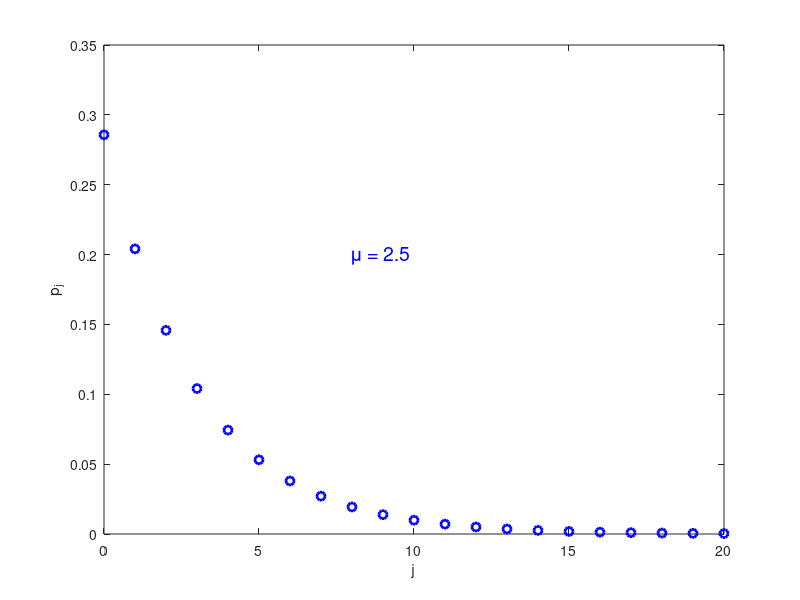

Write MATLAB code to recreate this figure.
disp('file: MaxEntExpPD.m')
% MaxEnt: discrete exponential probability distribution

mu = 2.5;
j  = 0:50;

pj = 1/(1+mu) * (mu/(1+mu)).^j;

% Plot
figure;
plot(j, pj, 'ob', 'LineWidth', 2, 'MarkerSize', 6); % blue points
xlim([0 20]);
xlabel('j');
ylabel('p_j');   % equivalent of expression(p[j])
box on;

% Add mu annotation
text(8, 0.2, ['\mu = ', num2str(mu)], 'Color', 'b', 'FontSize', 14);

%  print('-dpng','ExpDisMu2p5X260219ML.png')
% print('-depsc','ExpDisMu2p5X260219ML.eps')
% -------------------------------------------------
% Notes on Translation
% seq(0,50) → 0:50
% .^ is used for elementwise power in MATLAB (^ is matrix power)
% plot(...,'o') with 'b' replaces type='p', col='blue'
% cex in R is replaced with 'MarkerSize' in MATLAB
% ylab=expression(p[j]) → 'p_j' label
% bquote(~mu == .(mu)) → simple text with '\mu = value'
% xlim matches R xlim=c(0,20)
